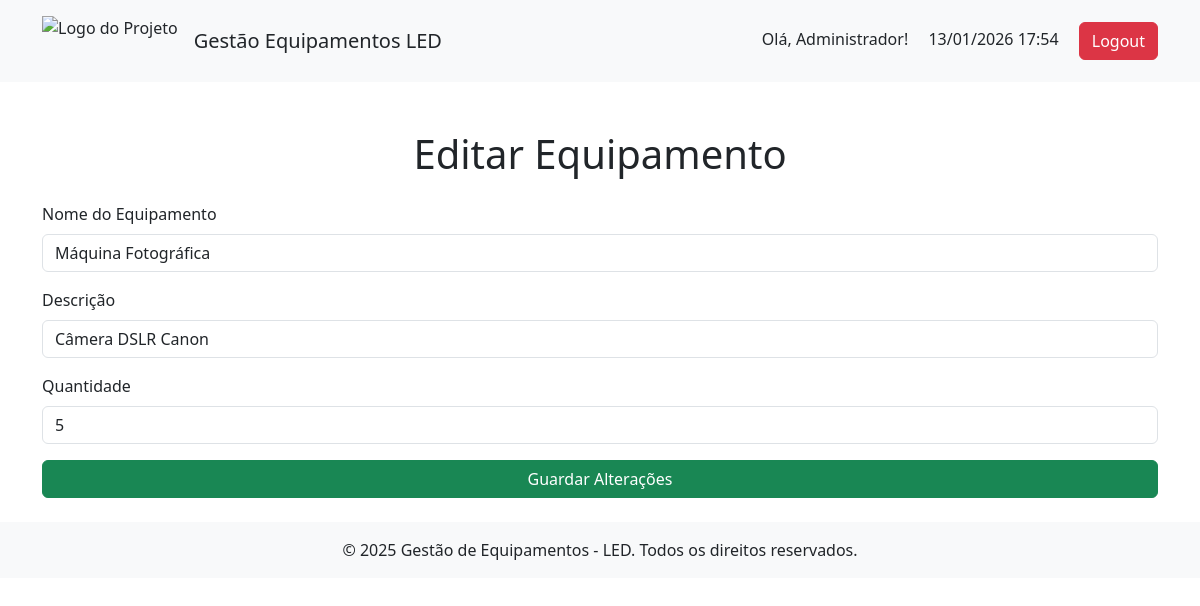
/editar_equipamento.php?id=2 (signed in), run on the app's committed database.
### tables this page shows
CREATE TABLE IF NOT EXISTS `equipamentos` (
  `id` int NOT NULL AUTO_INCREMENT,
  `nome` varchar(255) NOT NULL,
  `tipo` varchar(255) NOT NULL,
  `descricao` text,
  `quantidade` int NOT NULL,
  `data_registo` date NOT NULL,
  PRIMARY KEY (`id`)
);

### editar_equipamento.php (the view, shortened to what this page needs)
<?php
include 'db_connect.php';
if (isset($_GET['id'])) {
    $id = $_GET['id'];
    $stmt = $conn->prepare("SELECT * FROM equipamentos WHERE id = ?");
    $stmt->bind_param("i", $id);
    $stmt->execute();
    $result = $stmt->get_result();
    $equipamento = $result->fetch_assoc();
} else {
    header("Location: lista_equipamentos.php");
    exit();
}
?>
<?php include 'header.php'; ?>
<div class="container mt-5">
    <h1 class="text-center">Editar Equipamento</h1>
    <form method="POST" class="mt-4">
        <div class="mb-3">
            <label for="nome" class="form-label">Nome do Equipamento</label>
            <input type="text" name="nome" class="form-control" value="<?php echo htmlspecialchars($equipamento['nome']); ?>" required>
        </div>
        <div class="mb-3">
            <label for="descricao" class="form-label">Descrição</label>
            <input type="text" name="descricao" class="form-control" value="<?php echo htmlspecialchars($equipamento['descricao']); ?>">
        </div>
        <div class="mb-3">
            <label for="quantidade" class="form-label">Quantidade</label>
            <input type="number" name="quantidade" class="form-control" value="<?php echo $equipamento['quantidade']; ?>" required>
        </div>
        <button type="submit" class="btn btn-success w-100">Guardar Alterações</button>
    </form>
</div>
<?php include 'footer.php'; ?>

### data on the page
equipamentos: nome "Máquina Fotográfica", descricao "Câmera DSLR Canon", quantidade "5"

### other printed values
$_SESSION['user_name'] "Administrador"
